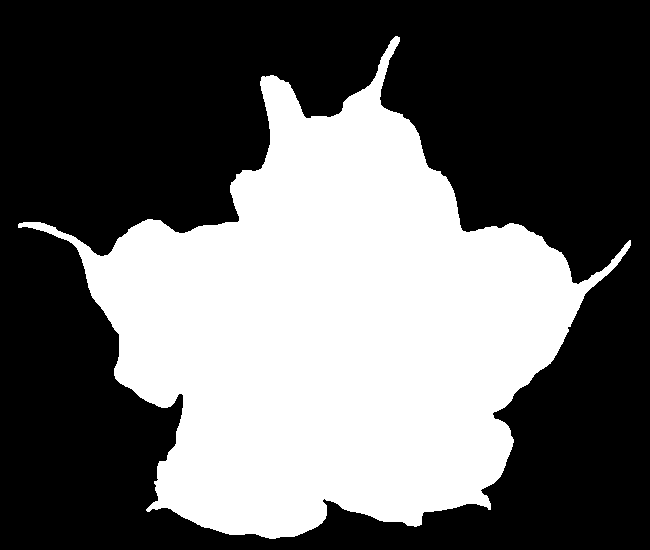
#> input picture 03/images/engelstrompete.png, 650 x 550 px
$ jupyter execute dsfwesfd.ipynb   (shell and % lines are left out)   (older library calls are emulated)
#> lines starting #> are read from the running program, lines starting #| are printed output that depends on the picture; after the words box and inside, x2 and y2 are one past the last pixel; in counts of white or black regions, pixels touching at a corner belong together
Osnabrück University - Computer Vision (Winter Term 2018/19) - Prof. Dr.-Ing. G. Heidemann, Ulf Krumnack

# Exercise Sheet 03: Morphological Operations¶

## Introduction

This week's sheet should be solved and handed in before the end of **Sunday, November 25, 2018**. If you need help (and Google and other resources were not enough), feel free to contact your groups' designated tutor or whomever of us you run into first. Please upload your results to your group's Stud.IP folder.

## Assignment 0: Math recap (complex numbers) [0 Points]

This exercise is supposed to be very easy, does not give any points, and is voluntary. There will be a similar exercise on every sheet. It is intended to revise some basic mathematical notions that are assumed throughout this class and to allow you to check if you are comfortable with them. Usually you should have no problem to answer these questions offhand, but if you feel unsure, this is a good time to look them up again. You are always welcome to discuss questions with the tutors or in the practice session. Also, if you have a (math) topic you would like to recap, please let us know.

**a)** What is a *complex number*, what is the *complex plane*, how are complex numbers usually denoted?

YOUR ANSWER HERE

**b)** What is the *real* and the *imaginary* part of a complex number? What is the *absolute value* of a complex number? What is the *complex conjugate*?

YOUR ANSWER HERE

**c)** What are polar coordinates? What are their advantages? Can you convert between cartesian and polar coordinates? Can you write down $i=\sqrt{-1}$ in polar coordinates? What about $\sqrt{i}$?

YOUR ANSWER HERE

**d)** Python, and also numpy, support calculations with complex numbers. Consult the documentation to find out details. Notice that $i$ is substituted by $j$ in Python.

[cell 1]
# YOUR CODE HERE

## Assignment 1: Properties of morphological operators [5 Points]

This exercise will elaborate on the basic morphological operators of *erosion* and *dilation* (cf. CV-05 slides 4-14).

### a) Duality

Proof that *erosion* and *dilation* are *dual* operators, i.e.

$$ g^{\ast}\oplus S = (g\ominus S)^{\ast}\qquad\text{and}\qquad
g^{\ast}\ominus S = (g\oplus S)^{\ast}$$

here $g^{\ast}$ denotes the inverted binary image, i.e. $g^{\ast}(x,y) = 1 - g(x,y) = \neg g(x,y)$, i.e. 1-pixel become 0 and 0-pixel become 1.

YOUR ANSWER HERE

### b) Superposition

As *erosion* and *dilation* have been introduced for binary images, the notion of *linearity* is not really appropriate here. However, some weaker version, called *superposition* can be defined: instead of forming linear combination, one takes the logical disjunction:

$$(g_1\lor g_2)(x,y) := g_1(x,y)\lor g_2(x,y)$$

Check for both operations if *erosion* and *dilation* are "compatible" with superposition, i.e. if first *eroding* (or *dilating*) two images and superposing the result is the same as first superposing the images and then *eroding* (or *dilating*) the result.

### Dilation

Since new pixels (value = 1) are only added and no existing ones are removed, dilation is compatible with superposition (although it seems unneccessary).

$$\begin{align*}
\text{Dilation} &= \bigvee_{i\in[-m,m]}\bigvee_{j\in[-n,n]} S(i+m,j+n) \land g(x+i,y+j)\\
\text{Dilation}_S &= \bigvee_{i\in[-m,m]} g(x+i,y+j) \lor\bigvee_{j\in[-n,n]} S(i+m,j+n) \land g(x+i,y+j)
\end{align*}$$

**Truth Table**

| g(x,y) | S(x,y) | Dilation | $\text{Dilation}_S$ |
| ------ | ------ | -------- | ------------------- |
| 0 | 0 | 0 | 0 |
| 1 | 0 | 1 | 1 |
| 0 | 1 | 1 | 1 |
| 1 | 1 | 1 | 1 |

### Erosion

Since erosion *removes* pixels (value = 0) that existed previously, superposition does not result in the same image as ersosion by itself, because these discarded pixels remain by applying the logical OR.

$$\begin{align*}
\text{Erosion} &= \bigwedge_{i\in[-m,m]}\bigwedge_{j\in[-n,n]} S(i+m,j+n) \implies g(x+i,y+j)\\
\text{Erosion}_S &= \bigwedge_{i\in[-m,m]} g(x+i,y+j) \lor\bigwedge_{j\in[-n,n]} (S(i+m,j+n) \implies g(x+i,y+j))
\end{align*}$$

**Truth Table**

| g(x,y) | S(x,y) | Erosion | $\text{Erosion}_S$ |
| ------ | ------ | -------- | ------------------- |
| 0 | 0 | 1 | 1 |
| 1 | 0 | 1 | 1 |
| 0 | 1 | 0 | 0 |
| 1 | 1 | 1 | 1 |

[cell 2]
# YOUR CODE HERE

### c) Chaining

Show that *dilation* and *erosion* have the following properties: given two structering elements $S_1$ and $S_2$, it holds

\begin{align}
  (g\oplus S_1)\oplus S_2 & & = & g\oplus (S_1\oplus S_2) && = (g\oplus S_2)\oplus S_1 \\
  (g\ominus S_1)\ominus S_2 & & = & g\ominus (S_1\oplus S_2) && = (g\ominus S_2)\ominus S_1 \\
\end{align}

What are the practical consequences?

YOUR ANSWER HERE

## Assignment 2: Application [5 Points]

### a) Boundary extraction

Extract the boundary of a shape using opening or closing. You may use `binary_dilation` or `binary_erosion` from `scipy.ndimage.morphology`. Can you achieve a thicker boundary?

[cell 3]
import numpy as np
import matplotlib.pyplot as plt
plt.rcParams['image.cmap'] = 'gray'
import scipy.ndimage.morphology as morph

def opening(img):
    erosion = morph.binary_erosion(img)
    return morph.binary_dilation(erosion)

def closing(img):
    dilation = morph.binary_dilation(img)
    return morph.binary_erosion(dilation)

def my_boundary(img):
    """
    Compute boundary of binary image.

    Parameters
    ----------
    img : ndarray of bools
        A binary image.

    Returns
    -------
    boundary : ndarray of bools
        The boundary as a binary image.
    """

    erosion = morph.binary_erosion(img)
    dilation = morph.binary_dilation(img)

    boundaryA = np.logical_xor(erosion, img)
    boundaryB = np.logical_xor(dilation, img)
    # Use both to prevent holes
    return np.logical_or(boundaryA, boundaryB)

img = plt.imread("images/engelstrompete.png") > 0
#> img: shape (550, 650) bool; 40% white; 1 white region, box (x1, y1, x2, y2) and area: (18, 36, 631, 539) 142959

plt.gray()
plt.figure(figsize=(10,10))
plt.title("Opening")
plt.imshow(opening(img))
#> in opening, `erosion = morph.binary_erosion(img)`: erosion: shape (550, 650) bool; 39.4% white; 1 white region, box (x1, y1, x2, y2) and area: (19, 37, 630, 538) 140893
#> in opening, `return morph.binary_dilation(erosion)`: returned value: shape (550, 650) bool; 40% white; 1 white region, box (x1, y1, x2, y2) and area: (18, 36, 631, 539) 142938
plt.show()

plt.figure(figsize=(10,10))
plt.title("Closing")
plt.imshow(closing(img))
#> in closing, `dilation = morph.binary_dilation(img)`: dilation: shape (550, 650) bool; 40.6% white; 1 white region, box (x1, y1, x2, y2) and area: (17, 35, 632, 540) 145029
#> in closing, `return morph.binary_erosion(dilation)`: returned value: shape (550, 650) bool; 40% white; 1 white region, box (x1, y1, x2, y2) and area: (18, 36, 631, 539) 142962
plt.show()

plt.figure(figsize=(10,10))
plt.title("Custom Boundary")
plt.imshow(my_boundary(img))
#> in my_boundary, `boundaryA = np.logical_xor(erosion, img)`: boundaryA: shape (550, 650) bool; 0.58% white in thin lines or dots, all inside (x1, y1, x2, y2) = (18, 36, 631, 539)
#> in my_boundary, `boundaryB = np.logical_xor(dilation, img)`: boundaryB: shape (550, 650) bool; 0.58% white in thin lines or dots, all inside (x1, y1, x2, y2) = (17, 35, 632, 540)
plt.show()

### b)  Distance transform

Implement distance transform according to the ideas of (CV-05 slides 34ff).  Discuss the effect of different structuring elements.

[cell 4]
import numpy as np
import matplotlib.pyplot as plt
from scipy.ndimage import morphology as morph, generate_binary_structure

def generalized_distance_transform(img,struct,n=100):
    inverted = np.logical_not(img)
    d1 = distance_transform(img,struct,n)
    d2 = distance_transform(inverted,struct,n)
    result = d1-d2
    return (result / result.max()) * 255

def distance_transform(img,struct,n=100):
    """
    Distance transform of binary image.

    Parameters
    ----------
    img : ndarray of bools
        A binary image.

    Returns
    -------
    dt : ndarray of ints
        The distance transform of the input image.
    """
    inside = img
    dt = np.zeros(img.shape,np.int32)
    for i in range(n):
        tmp = morph.binary_erosion(inside,structure=struct)
        dt = dt +  i * np.where(tmp > 0, inside/tmp, 0)
        inside = tmp
    return dt

manhattan = generate_binary_structure(2, 1)
chess = generate_binary_structure(2, 2)

img = plt.imread("images/engelstrompete.png") > 0
plt.figure(figsize=(10,10))
plt.title("Manhattan Distance, n = 100")
plt.imshow(distance_transform(img,manhattan) + 50 * img)
#> after the loop in distance_transform, `for i in range(n):`: inside: shape (550, 650) bool; 8.1% white; 1 white region, box (x1, y1, x2, y2) and area: (213, 197, 468, 438) 29069
plt.show()

plt.figure(figsize=(10,10))
plt.title("Chess Distance, n = 100")
plt.imshow(distance_transform(img,chess) + 50 * img)
#> call 2 of distance_transform, with struct = array of shape (3, 3), n = 100
#> after the loop in distance_transform (call 2), `for i in range(n):`:
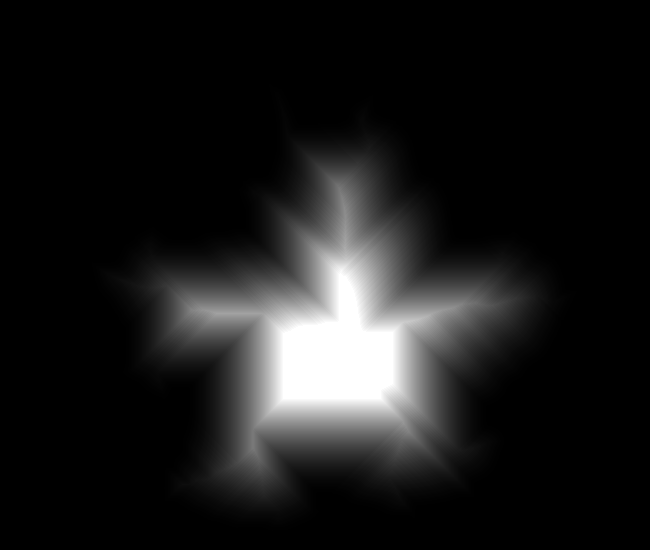
#> dt: shape (550, 650) float64; min 0, max 4950, mean 515.6; drawn with min black and max white
#> after the loop in distance_transform (call 2), `for i in range(n):`: inside: shape (550, 650) bool; 2.4% white; 1 white region, box (x1, y1, x2, y2) and area: (283, 273, 393, 399) 8555
plt.show()

plt.figure(figsize=(10,10))
plt.title("Generalized, Chess Distance, n = 100")
plt.imshow(generalized_distance_transform(img,chess))
#> call 4 of distance_transform, with struct = array of shape (3, 3), n = 100
#> the loop in distance_transform (call 4), `for i in range(n):` made 100 passes
#> pass 1, in distance_transform (call 4), `tmp = morph.binary_erosion(inside,structure=struct)`:
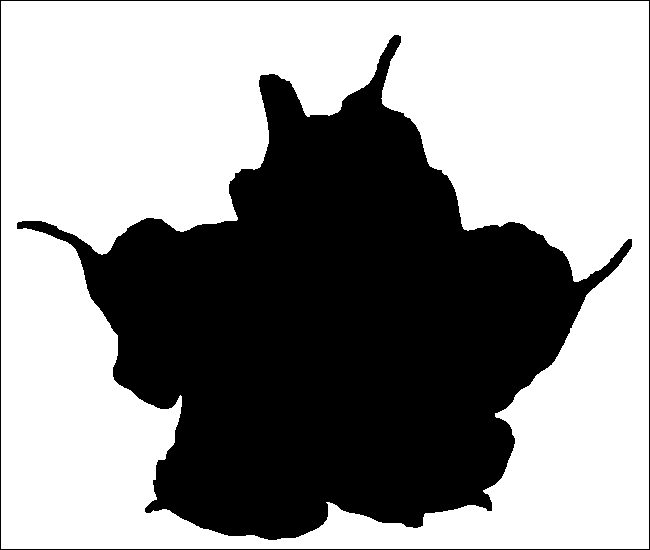
#> tmp: shape (550, 650) bool; 58.5% white; 2 black regions, box (x1, y1, x2, y2) and area: (17, 35, 632, 540) 145845, (0, 0, 650, 550) 2396
#> after the loop in distance_transform (call 4), `for i in range(n):`:
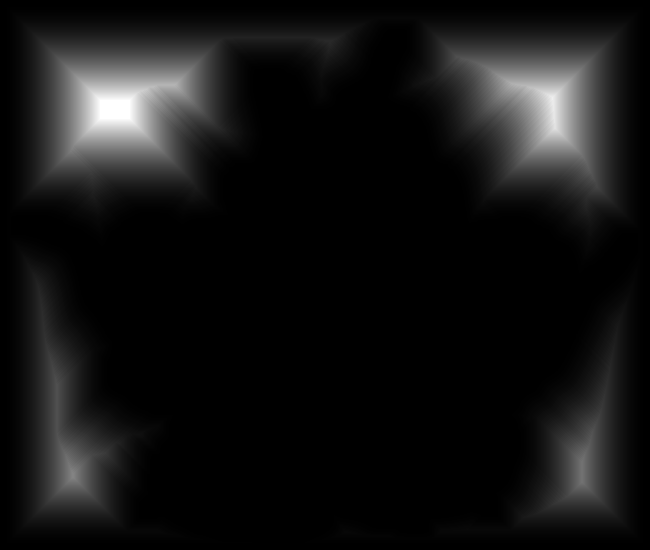
#> dt: shape (550, 650) float64; min 0, max 4950, mean 386; drawn with min black and max white
#> after the loop in distance_transform (call 4), `for i in range(n):`:
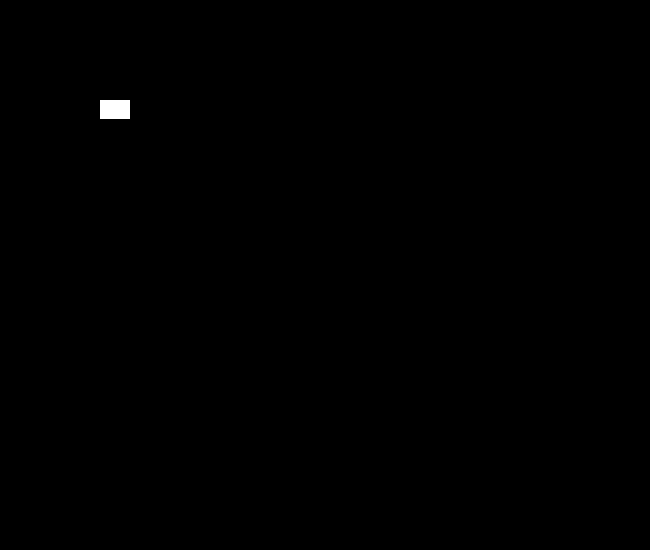
#> inside: shape (550, 650) bool; 0.16% white; 1 white region, box (x1, y1, x2, y2) and area: (100, 100, 130, 119) 570
#> in generalized_distance_transform, `result = d1-d2`:
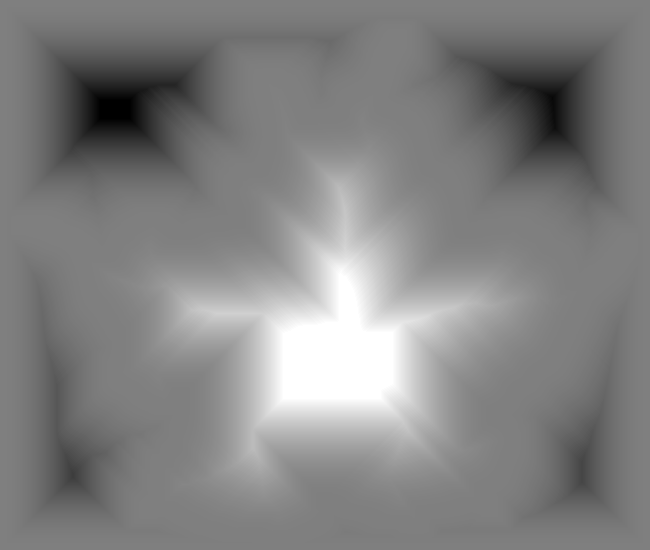
#> result: shape (550, 650) float64; min -4950, max 4950, mean 129.6; drawn with min black and max white
plt.show()

Different structuring elements result in different distance metrics.

### c) Morphing

Write a function `my_morph` that implements morphing according to (CV-05 slide 41). You may use your function `my_distance_transform` from part b), or the function `distance_transform_edt` from `scipy.ndimage.morphology`.

[cell 5]
### %matplotlib inline
import numpy as np
import matplotlib.pyplot as plt
import scipy.ndimage.morphology as morph

def my_morph(A,B,ratio):
    """
    Morphing from binary image A to image B.

    Parameters
    ----------
    A : ndarray of bools
        A binary image (start).
    B : ndarray of bools
        A binary image (target), same shape as A.
    ratio : float from 0.0 to 1.0
        The ratio of image A and image B.
        0.0=only image A, 1.0=only image B.

    Returns
    -------
    morph : ndarray of bools
        A binary intermediate image between A and B.
    """

    da = morph.distance_transform_edt(A)
    db = morph.distance_transform_edt(B)

    return (ratio * db + (1-ratio) * da)
    # Binarized
    # return (ratio * db + (1-ratio) * da) > 0.5

img1 = plt.imread("images/kreis.png") > 0
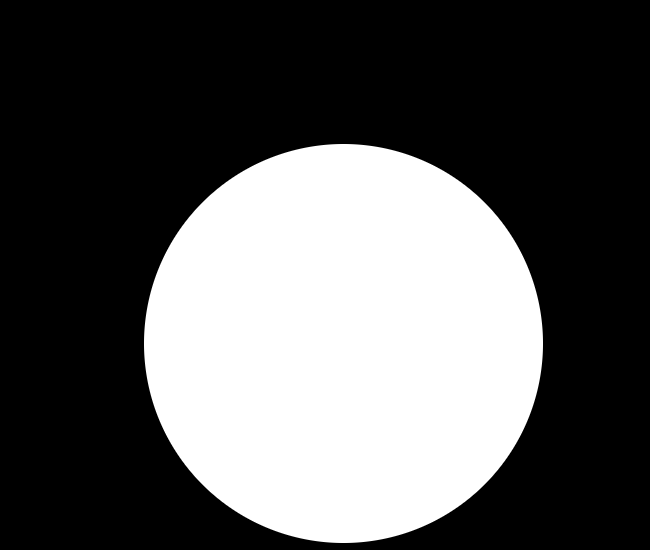
#> input picture 03/images/kreis.png, 650 x 550 px
#> img1: shape (550, 650) bool; 35.1% white; 1 white region, box (x1, y1, x2, y2) and area: (144, 144, 543, 543) 125609
img2 = plt.imread("images/engelstrompete.png") > 0

plt.figure(figsize=(10,5))
plt.subplot(2, 2, 1)
plt.title("Kreis")
plt.imshow(img1)
plt.axis('off')
plt.subplot(2, 2, 2)
plt.title("Engelstrompete")
plt.imshow(img2)
plt.axis('off')
plt.show()

num = 15

plt.gray()
plt.figure(figsize=(10,10))
for i, ratio in enumerate(np.linspace(0, 1, num), 1):
    plt.subplot(num/3, 3, i)
    plt.title("Ratio {0:.2f}".format(ratio))
    plt.imshow(my_morph(img1, img2, ratio))
    plt.axis('off')
#> this loop made 15 passes
#> pass 1, in my_morph, `da = morph.distance_transform_edt(A)`:
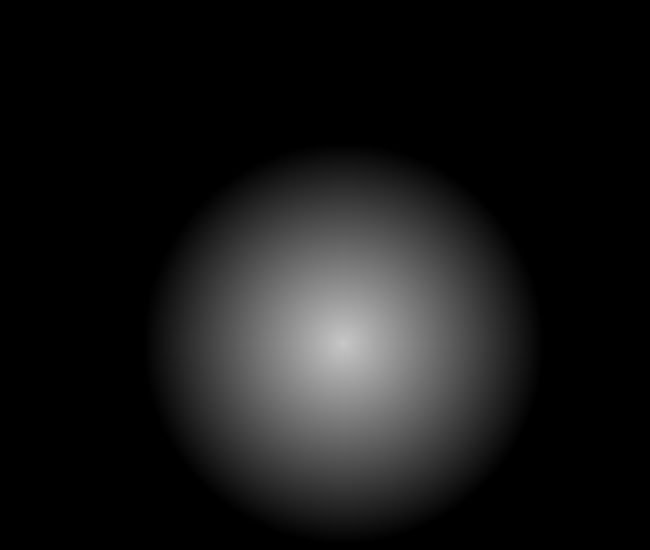
#> da: shape (550, 650) float64; min 0, max 200, mean 23.5
plt.show()
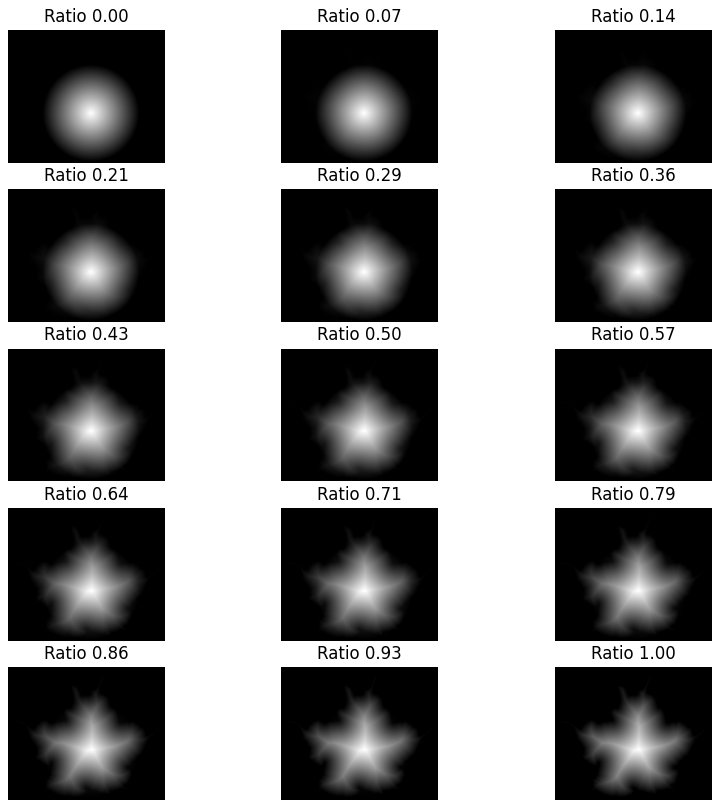
#> figure drawn by matplotlib, 15 panels

[cell 6]
# If you want to see your morph as an animation, run this cell.
# Close the output (press the blue "Stop interaction" button) once you are done!

# Due to some matplotlib problem you may have to restart your kernel!
import matplotlib.animation as animation
fig = plt.figure()

ims = []
for i, ratio in enumerate(np.linspace(0, 1, 24), 1):
    plt.axis('off')
    im = plt.imshow(my_morph(img1, img2, ratio), cmap='gray', animated=True)
    ims.append([im])
#> after the loop, ims = 24 items

ani = animation.ArtistAnimation(fig, ims + list(reversed(ims)), interval=100, blit=True)

plt.show()

## Assignment 3: Implementation: Skeletonization [5 Points]

### a) Skeletonization with hit-or-miss

Explain in your own words, how the hit-or-miss operator can be used for skeletonization (cf CV-05 slide 49).

Skeletonization aims to find a compact and meaningful representation of the shape of a segment or image. The skeleton is identical to the medial axis of a shape (see figure below). The hit-ot-miss operator can be used to iterativel remove boundary pixels from all directions (horizontal, vertical and diagonal) until they *meet*, at which point the medial axis/skeleton is found.

![Medial Axis][bunny]

[bunny]: https://ars.els-cdn.com/content/image/1-s2.0-S1524070314000149-gr2.jpg

### b) Implementation of skeletonization

Now use this method to implement your own skeletonization function. It is ok to use
`scipy.ndimage.morphology.binary_hit_or_miss` here (but of course *not* `skimage.morphology.skeletonize` or similar functions). Compare your result with (CV-05 slide 50). Note that computing the skeleton using this method may take some time ...

[cell 7]
import numpy as np
import matplotlib.pyplot as plt
import scipy.ndimage.morphology as morph

hom_r1 = np.array([[0,0,1],[0,1,1],[0,0,1]])
hom_r2 = np.array([[1,0,0],[1,0,0],[1,0,0]])

hom_l1 = np.array([[1,0,0],[1,1,0],[1,0,0]])
hom_l2 = np.array([[0,0,1],[0,0,1],[0,0,1]])

hom_u1 = np.array([[1,1,1],[0,1,0],[0,0,0]])
hom_u2 = np.array([[0,0,0],[0,0,0],[1,1,1]])

hom_d1 = np.array([[0,0,0],[0,1,0],[1,1,1]])
hom_d2 = np.array([[1,1,1],[0,0,0],[0,0,0]])

hom_ur1 = np.array([[0,1,1],[0,1,1],[0,0,0]])
hom_ur2 = np.array([[0,0,0],[1,0,0],[1,1,0]])

hom_dr1 = np.array([[0,0,0],[0,1,1],[0,1,1]])
hom_dr2 = np.array([[1,1,0],[1,0,0],[0,0,0]])

hom_ul1 = np.array([[1,1,0],[1,1,0],[0,0,0]])
hom_ul2 = np.array([[0,0,0],[0,0,1],[0,1,1]])

hom_dl1 = np.array([[0,0,0],[1,1,0],[1,1,0]])
hom_dl2 = np.array([[0,1,1],[0,0,1],[0,0,0]])

hom_ops = np.array([
            hom_r1, hom_r2, hom_l1, hom_l2,
            hom_u1, hom_u2, hom_d1, hom_d2,
            hom_ur1, hom_ur2, hom_dr1, hom_dr2,
            hom_ul1, hom_ul2, hom_dl1, hom_dl2])

def my_skeletonize(img):
    """
    Compute the skeleton of a binary image using hit_or_miss operator.

    Parameters
    ----------
    img : ndarray of bools
        Binary image to be skeletonized.

    Returns
    -------
    skeleton : ndarray of bools
        The skeleton of the input image.
    """
    result = img
    diff = 1
    count = 0
    debug = True

    while diff > 0:
        tmp = morph.binary_hit_or_miss(result, hom_ops[0], hom_ops[1])
        for i in range(1, int(len(hom_ops)/2)):
            tmp = np.logical_or(tmp,morph.binary_hit_or_miss(result, hom_ops[2*i], hom_ops[2*i+1]))
        diff = np.sum(tmp)
        result = np.logical_xor(result,tmp)
        if debug and count % 30 == 0:
            plt.figure(figsize=(10,10))
            plt.gray()
            plt.imshow(result)
            plt.show()
        count += 1

    return result

img = plt.imread("images/engelstrompete.png") > 0
skel = my_skeletonize(img)
#> in my_skeletonize, `tmp = morph.binary_hit_or_miss(result, hom_ops[0], hom_ops[1])`: tmp: shape (550, 650) bool; 0.09% white in thin lines or dots, all inside (x1, y1, x2, y2) = (18, 41, 625, 511)
#> after the loop in my_skeletonize, `for i in range(1, int(len(hom_ops)/2)):`:
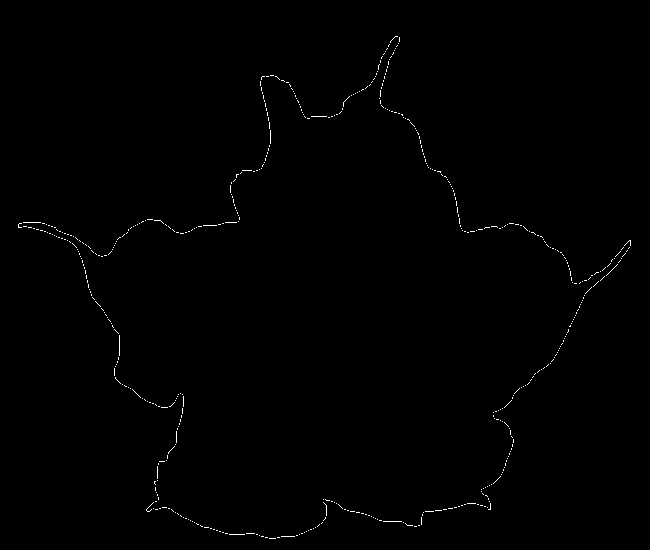
#> tmp: shape (550, 650) bool; 0.43% white in thin lines or dots, all inside (x1, y1, x2, y2) = (18, 36, 631, 539)
#> in my_skeletonize, `diff = np.sum(tmp)`: diff = 1528
#> in my_skeletonize, `result = np.logical_xor(result,tmp)`:
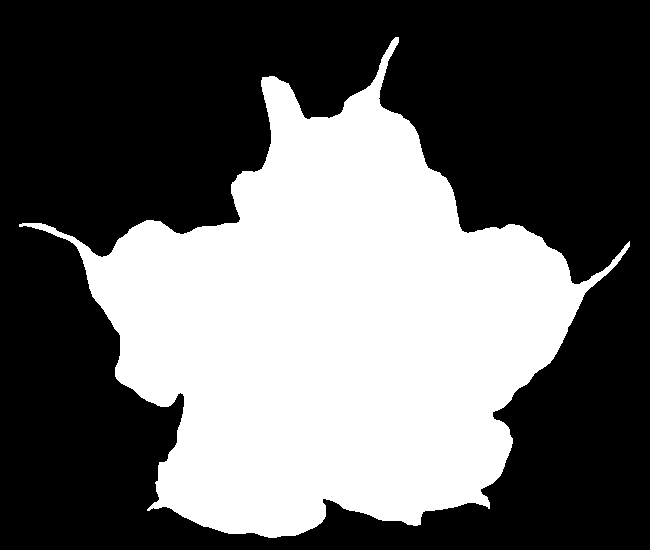
#> result: shape (550, 650) bool; 39.6% white; 1 white region, box (x1, y1, x2, y2) and area: (19, 37, 630, 538) 141431
result = morph.distance_transform_cdt(img, metric='taxicab') + (50 * img)
result[morph.binary_dilation(skel)] = 0
plt.figure(figsize=(10,10))
plt.gray()
plt.imshow(result)
plt.show()
